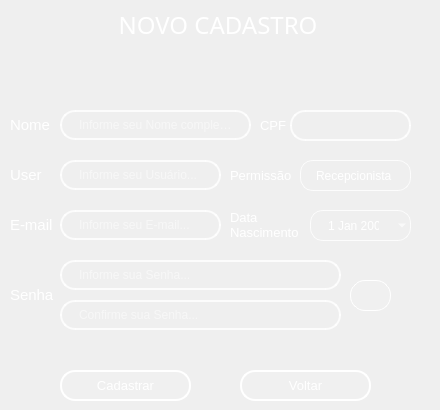
    <widget class="QWidget" name="page_3">
     <widget class="QLineEdit" name="lineEdit_email">
      <property name="geometry">
       <rect>
        <x>60</x>
        <y>210</y>
        <width>161</width>
        <height>30</height>
       </rect>
      </property>
      <property name="font">
       <font>
        <family>MS Shell Dlg 2</family>
        <italic>false</italic>
       </font>
      </property>
      <property name="styleSheet">
       <string notr="true">QLineEdit {
    /* Borda e fundo */
    border: 2px solid rgba(255, 255, 255, 200);
    border-radius: 15px;
    background-color: rgba(0, 0, 0, 0); /* Totalmente transparente */
    
    /* Espaçamento interno */
    padding: 5px 15px;
    
    /* Cor do texto */
    color: white;
    
    /* Melhora a renderização */
    background-clip: padding-box;
}

/* Efeito ao focar */
QLineEdit:focus {
    border: 2px solid rgba(255, 255, 255, 255);
    background-color: rgba(255, 255, 255, 36);
}</string>
      </property>
      <property name="placeholderText">
       <string>Informe seu E-mail...</string>
      </property>
     </widget>
     <widget class="QLabel" name="label_name_4">
      <property name="geometry">
       <rect>
        <x>10</x>
        <y>100</y>
        <width>411</width>
        <height>51</height>
       </rect>
      </property>
      <property name="font">
       <font>
        <family>MS Shell Dlg 2</family>
        <pointsize>10</pointsize>
        <weight>50</weight>
        <italic>false</italic>
        <bold>false</bold>
       </font>
      </property>
      <property name="styleSheet">
       <string notr="true">QLabel {
    background: transparent;
    color: white; /* ou o azul da paleta: #339CFF */
    border: 1one;
    padding: 0px;
}
</string>
      </property>
      <property name="text">
       <string>&lt;html&gt;&lt;head/&gt;&lt;body&gt;&lt;p&gt;&lt;span style=&quot; font-size:11pt;&quot;&gt;Nome&lt;/span&gt;&lt;/p&gt;&lt;/body&gt;&lt;/html&gt;</string>
      </property>
     </widget>
     <widget class="QLineEdit" name="lineEdit_name">
      <property name="geometry">
       <rect>
        <x>60</x>
        <y>110</y>
        <width>191</width>
        <height>30</height>
       </rect>
      </property>
      <property name="font">
       <font>
        <family>MS Shell Dlg 2</family>
        <italic>false</italic>
       </font>
      </property>
      <property name="styleSheet">
       <string notr="true">QLineEdit {
    /* Borda e fundo */
    border: 2px solid rgba(255, 255, 255, 200);
    border-radius: 15px;
    background-color: rgba(0, 0, 0, 0); /* Totalmente transparente */
    
    /* Espaçamento interno */
    padding: 5px 15px;
    
    /* Cor do texto */
    color: white;
    
    /* Melhora a renderização */
    background-clip: padding-box;
}

/* Efeito ao focar */
QLineEdit:focus {
    border: 2px solid rgba(255, 255, 255, 255);
    background-color: rgba(255, 255, 255, 36);
}</string>
      </property>
      <property name="placeholderText">
       <string>Informe seu Nome completo...</string>
      </property>
     </widget>
     <widget class="QLabel" name="label_user_6">
      <property name="geometry">
       <rect>
        <x>10</x>
        <y>150</y>
        <width>411</width>
        <height>51</height>
       </rect>
      </property>
      <property name="font">
       <font>
        <family>MS Shell Dlg 2</family>
        <pointsize>10</pointsize>
       </font>
      </property>
      <property name="styleSheet">
       <string notr="true">QLabel {
    background: transparent;
    color: white; /* ou o azul da paleta: #339CFF */
    border: 1one;
    padding: 0px;
}
</string>
      </property>
      <property name="text">
       <string>&lt;html&gt;&lt;head/&gt;&lt;body&gt;&lt;p&gt;&lt;span style=&quot; font-size:11pt;&quot;&gt;User  &lt;/span&gt;&lt;/p&gt;&lt;/body&gt;&lt;/html&gt;</string>
      </property>
     </widget>
     <widget class="QLineEdit" name="lineEdit_user">
      <property name="geometry">
       <rect>
        <x>60</x>
        <y>160</y>
        <width>161</width>
        <height>30</height>
       </rect>
      </property>
      <property name="font">
       <font>
        <family>MS Shell Dlg 2</family>
        <italic>false</italic>
       </font>
      </property>
      <property name="styleSheet">
       <string notr="true">QLineEdit {
    /* Borda e fundo */
    border: 2px solid rgba(255, 255, 255, 200);
    border-radius: 15px;
    background-color: rgba(0, 0, 0, 0); /* Totalmente transparente */
    
    /* Espaçamento interno */
    padding: 5px 15px;
    
    /* Cor do texto */
    color: white;
    
    /* Melhora a renderização */
    background-clip: padding-box;
}

/* Efeito ao focar */
QLineEdit:focus {
    border: 2px solid rgba(255, 255, 255, 255);
    background-color: rgba(255, 255, 255, 36);
}</string>
      </property>
      <property name="placeholderText">
       <string>Informe seu Usuário...</string>
      </property>
     </widget>
     <widget class="QLabel" name="label_2">
      <property name="geometry">
       <rect>
        <x>230</x>
        <y>150</y>
        <width>71</width>
        <height>51</height>
       </rect>
      </property>
      <property name="font">
       <font>
        <family>MS Shell Dlg 2</family>
        <pointsize>10</pointsize>
       </font>
      </property>
      <property name="styleSheet">
       <string notr="true">QLabel {
    background-color: transparent;
    border: 1one;
    color: black; /* ou qualquer cor de texto */
}</string>
      </property>
      <property name="text">
       <string>&lt;html&gt;&lt;head/&gt;&lt;body&gt;&lt;p&gt;&lt;span style=&quot; color:#ffffff;&quot;&gt;Permissão&lt;/span&gt;&lt;/p&gt;&lt;/body&gt;&lt;/html&gt;</string>
      </property>
     </widget>
     <widget class="QComboBox" name="comboBox">
      <property name="geometry">
       <rect>
        <x>300</x>
        <y>160</y>
        <width>111</width>
        <height>31</height>
       </rect>
      </property>
      <property name="font">
       <font>
        <pointsize>-1</pointsize>
       </font>
      </property>
      <property name="styleSheet">
       <string notr="true">QComboBox {
    border: 1px solid rgba(255, 255, 255, 200);  /* Borda visível */
    border-radius: 13px;
    background-color: transparent;              /* Totalmente transparente */
    padding: 5px 15px;
    color: white;
    font-size: 12px;
    background-clip: padding-box;
}

QComboBox:focus {
    border: 1px solid rgba(255, 255, 255, 255);  /* Borda mais forte no foco */
    background-color: rgba(255, 255, 255, 36);   /* Leve destaque no foco */
}

/* Remove o botão e a seta */
QComboBox::drop-down {
    border: 1one;
    background: transparent;
    width: 0px;  /* Esconde o espaço reservado pra seta */
}

QComboBox::down-arrow {
    width: 0;
    height: 0;
    border: 1one;
}

/* Dropdown com estilo flat e legível */
QComboBox QAbstractItemView {
    background-color: #2A2A2A;              /* Fundo da lista */
    color: white;                           /* Texto das opções */
    border: 1px solid rgba(255, 255, 255, 50);
    border-radius: 8px;
    selection-background-color: #339CFF;    /* Azul no hover/seleção */
    selection-color: black;
}
</string>
      </property>
      <item>
       <property name="text">
        <string>Recepcionista</string>
       </property>
      </item>
      <item>
       <property name="text">
        <string>Gerente</string>
       </property>
      </item>
      <item>
       <property name="text">
        <string>Administrador</string>
       </property>
      </item>
     </widget>
     <widget class="QLabel" name="label_passwrd_6">
      <property name="geometry">
       <rect>
        <x>10</x>
        <y>250</y>
        <width>411</width>
        <height>91</height>
       </rect>
      </property>
      <property name="font">
       <font>
        <family>MS Shell Dlg 2</family>
        <pointsize>10</pointsize>
        <weight>50</weight>
        <italic>false</italic>
        <bold>false</bold>
       </font>
      </property>
      <property name="styleSheet">
       <string notr="true">QLabel {
    background: transparent;
    color: white; /* ou o azul da paleta: #339CFF */
    border: 1one;
    padding: 0px;
}
</string>
      </property>
      <property name="text">
       <string>&lt;html&gt;&lt;head/&gt;&lt;body&gt;&lt;p&gt;&lt;span style=&quot; font-size:11pt;&quot;&gt;Senha&lt;/span&gt;&lt;/p&gt;&lt;/body&gt;&lt;/html&gt;</string>
      </property>
     </widget>
     <widget class="QLineEdit" name="lineEdit_passwrd">
      <property name="geometry">
       <rect>
        <x>60</x>
        <y>260</y>
        <width>281</width>
        <height>30</height>
       </rect>
      </property>
      <property name="font">
       <font>
        <family>MS Shell Dlg 2</family>
        <italic>false</italic>
       </font>
      </property>
      <property name="styleSheet">
       <string notr="true">QLineEdit {
    /* Borda e fundo */
    border: 2px solid rgba(255, 255, 255, 200);
    border-radius: 15px;
    background-color: rgba(0, 0, 0, 0); /* Totalmente transparente */
    
    /* Espaçamento interno */
    padding: 5px 15px;
    
    /* Cor do texto */
    color: white;
    
    /* Melhora a renderização */
    background-clip: padding-box;
}

/* Efeito ao focar */
QLineEdit:focus {
    border: 2px solid rgba(255, 255, 255, 255);
    background-color: rgba(255, 255, 255, 36);
}</string>
      </property>
      <property name="placeholderText">
       <string>Informe sua Senha...</string>
      </property>
     </widget>
     <widget class="QLabel" name="label_email_4">
      <property name="geometry">
       <rect>
        <x>10</x>
        <y>200</y>
        <width>411</width>
        <height>51</height>
       </rect>
      </property>
      <property name="font">
       <font>
        <family>MS Shell Dlg 2</family>
        <pointsize>10</pointsize>
        <weight>50</weight>
        <italic>false</italic>
        <bold>false</bold>
       </font>
      </property>
      <property name="styleSheet">
       <string notr="true">QLabel {
    background: transparent;
    color: white; /* ou o azul da paleta: #339CFF */
    border: 1one;
    padding: 0px;
}
</string>
      </property>
      <property name="text">
       <string>&lt;html&gt;&lt;head/&gt;&lt;body&gt;&lt;p&gt;&lt;span style=&quot; font-size:11pt;&quot;&gt;E-mail&lt;/span&gt;&lt;/p&gt;&lt;/body&gt;&lt;/html&gt;</string>
      </property>
     </widget>
     <widget class="QLineEdit" name="lineEdit_passwrd_2">
      <property name="geometry">
       <rect>
        <x>60</x>
        <y>300</y>
        <width>281</width>
        <height>30</height>
       </rect>
      </property>
      <property name="font">
       <font>
        <family>MS Shell Dlg 2</family>
        <italic>false</italic>
       </font>
      </property>
      <property name="styleSheet">
       <string notr="true">QLineEdit {
    /* Borda e fundo */
    border: 2px solid rgba(255, 255, 255, 200);
    border-radius: 15px;
    background-color: rgba(0, 0, 0, 0); /* Totalmente transparente */
    
    /* Espaçamento interno */
    padding: 5px 15px;
    
    /* Cor do texto */
    color: white;
    
    /* Melhora a renderização */
    background-clip: padding-box;
}

/* Efeito ao focar */
QLineEdit:focus {
    border: 2px solid rgba(255, 255, 255, 255);
    background-color: rgba(255, 255, 255, 36);
}</string>
      </property>
      <property name="placeholderText">
       <string>Confirme sua Senha...</string>
      </property>
     </widget>
     <widget class="QPushButton" name="bttn_register">
      <property name="geometry">
       <rect>
        <x>60</x>
        <y>370</y>
        <width>131</width>
        <height>31</height>
       </rect>
      </property>
      <property name="font">
       <font>
        <family>MS Shell Dlg 2</family>
        <pointsize>10</pointsize>
        <weight>50</weight>
        <italic>false</italic>
        <bold>false</bold>
       </font>
      </property>
      <property name="styleSheet">
       <string notr="true">QPushButton {
    background-color: rgba(255, 255, 255, 0.5);
    border: 5px solid rgba(255, 255, 255, 0.3); /* Borda branca translúcida */
    color: #333333; /* Texto totalmente opaco */
}

QPushButton:hover {
    background-color: rgba(207, 216, 220, 100);
    border-color:rgba(255, 255, 255,255);
    
}

QPushButton:pressed {
    background-color: #A0B2C8; /* Azul acinzentado */
border-color: #003366; /* Azul escuro */
color: #003366;
}
 QPushButton{border: 2px solid rgba(255, 255, 255, 200);
    border-radius: 15px;
    background-color: rgba(0, 0, 0, 0); /* Totalmente transparente */
    
    /* Espaçamento interno */
    padding: 5px 15px;
    
    /* Cor do texto */
    color: white;
    
    /* Melhora a renderização */
    background-clip: padding-box;
}

/* Efeito ao focar */
QPushButton {
    border: 2px solid rgba(255, 255, 255, 255);
    background-color: rgba(255, 255, 255, 20);
}</string>
      </property>
      <property name="text">
       <string>Cadastrar</string>
      </property>
     </widget>
     <widget class="QPushButton" name="bttn_alterindex">
      <property name="geometry">
       <rect>
        <x>240</x>
        <y>370</y>
        <width>131</width>
        <height>31</height>
       </rect>
      </property>
      <property name="font">
       <font>
        <family>MS Shell Dlg 2</family>
        <pointsize>10</pointsize>
        <weight>50</weight>
        <italic>false</italic>
        <bold>false</bold>
       </font>
      </property>
      <property name="styleSheet">
       <string notr="true">QPushButton {
    background-color: rgba(255, 255, 255, 0.5);
    border: 5px solid rgba(255, 255, 255, 0.3); /* Borda branca translúcida */
    color: #333333; /* Texto totalmente opaco */
}

QPushButton:hover {
    background-color: rgba(207, 216, 220, 100);
    border-color:rgba(255, 255, 255,255);
    
}

QPushButton:pressed {
    background-color: #A0B2C8; /* Azul acinzentado */
border-color: #003366; /* Azul escuro */
color: #003366;
}
 QPushButton{border: 2px solid rgba(255, 255, 255, 200);
    border-radius: 15px;
    background-color: rgba(0, 0, 0, 0); /* Totalmente transparente */
    
    /* Espaçamento interno */
    padding: 5px 15px;
    
    /* Cor do texto */
    color: white;
    
    /* Melhora a renderização */
    background-clip: padding-box;
}

/* Efeito ao focar */
QPushButton {
    border: 2px solid rgba(255, 255, 255, 255);
    background-color: rgba(255, 255, 255, 20);
}</string>
      </property>
      <property name="text">
       <string>Voltar</string>
      </property>
     </widget>
     <widget class="QPushButton" name="bttn_passwrdview_2">
      <property name="geometry">
       <rect>
        <x>350</x>
        <y>280</y>
        <width>41</width>
        <height>31</height>
       </rect>
      </property>
      <property name="styleSheet">
       <string notr="true">QPushButton {
    background-color: rgba(255, 255, 255, 0.5);
    border: 1px solid rgba(255, 255, 255, 0.3); /* Borda branca translúcida */
    color: #333333; /* Texto totalmente opaco */
}

QPushButton:hover {
     background-color: #CFD8DC;
    border-color: rgba(255, 255, 255,255); 
}

QPushButton:pressed {
    background-color: #A0B2C8; /* Azul acinzentado */
border-color: #003366; /* Azul escuro */
}
 QPushButton{border: 1px solid rgba(255, 255, 255, 200);
    border-radius: 15px;
    background-color: rgba(0, 0, 0, 0); /* Totalmente transparente */
    
    /* Espaçamento interno */
    padding: 5px 15px;
    
    /* Cor do texto */
    color: white;
    
    /* Melhora a renderização */
    background-clip: padding-box;
}

/* Efeito ao focar */
QPushButton {
    border: 1px solid rgba(255, 255, 255, 255);
    background-color: rgba(255, 255, 255, 20);
}</string>
      </property>
      <property name="text">
       <string/>
      </property>
      <property name="icon">
       <iconset>
        <normaloff>../../Downloads/visibility_24dp_E3E3E3_FILL0_wght400_GRAD0_opsz24.png</normaloff>../../Downloads/visibility_24dp_E3E3E3_FILL0_wght400_GRAD0_opsz24.png</iconset>
      </property>
      <property name="iconSize">
       <size>
        <width>24</width>
        <height>24</height>
       </size>
      </property>
     </widget>
     <widget class="QLabel" name="label_6">
      <property name="geometry">
       <rect>
        <x>0</x>
        <y>0</y>
        <width>431</width>
        <height>51</height>
       </rect>
      </property>
      <property name="font">
       <font>
        <family>Montserrat Medium</family>
        <pointsize>14</pointsize>
        <italic>false</italic>
       </font>
      </property>
      <property name="styleSheet">
       <string notr="true">QLabel {
	background-color: qlineargradient(spread:pad, x1:0, y1:0, x1:0, y1:1, 
                                 stop:0 rgba(0, 50, 150, 255), 
                                 stop:1 rgba(51, 156, 255, 255));
    border: 1one;                         /* Remove borda padrão */
    
    /* Arredonda apenas os cantos superiores */
    border-top-left-radius: 15px;
    border-top-right-radius: 15px;
    border-bottom-left-radius: 0px;
    border-bottom-right-radius: 0px;
    
    padding: 8px;                         /* Espaçamento interno */
}</string>
      </property>
      <property name="text">
       <string>&lt;html&gt;&lt;head/&gt;&lt;body&gt;&lt;p align=&quot;center&quot;&gt;&lt;span style=&quot; font-size:18pt; color:#ffffff;&quot;&gt;NOVO CADASTRO&lt;/span&gt;&lt;/p&gt;&lt;/body&gt;&lt;/html&gt;</string>
      </property>
     </widget>
     <widget class="QLineEdit" name="lineEdit_2">
      <property name="geometry">
       <rect>
        <x>290</x>
        <y>110</y>
        <width>121</width>
        <height>31</height>
       </rect>
      </property>
      <property name="styleSheet">
       <string notr="true">QLineEdit {
    /* Borda e fundo */
    border: 2px solid rgba(255, 255, 255, 200);
    border-radius: 15px;
    background-color: rgba(0, 0, 0, 0); /* Totalmente transparente */
    
    /* Espaçamento interno */
    padding: 5px 15px;
    
    /* Cor do texto */
    color: white;
    
    /* Melhora a renderização */
    background-clip: padding-box;
}

/* Efeito ao focar */
QLineEdit:focus {
    border: 2px solid rgba(255, 255, 255, 255);
    background-color: rgba(255, 255, 255, 36);
}</string>
      </property>
     </widget>
     <widget class="QDateEdit" name="dateEdit_2">
      <property name="geometry">
       <rect>
        <x>310</x>
        <y>210</y>
        <width>101</width>
        <height>31</height>
       </rect>
      </property>
      <property name="styleSheet">
       <string notr="true">/* Estilo do QDateEdit */
QDateEdit {
    border: 1px solid rgba(255, 255, 255, 200);
    border-radius: 13px;
    background-color: transparent;
    padding: 5px 15px;
    color: white;
    font-size: 12px;
}

/* Remove setas laterais */
QDateEdit::up-button, QDateEdit::down-button {
    width: 0;
    height: 0;
}

/* Calendário SEM BORDAS */
QCalendarWidget {
    background-color: #2A2A2A;
    border: 1px;
    color: white;
}

/* Cabeçalho (mês/ano) */
QCalendarWidget QToolButton {
    color: white;
    background: transparent;
    border: 1px;
    padding: 4px;
}

/* Dias da semana (header) */
QCalendarWidget QWidget#qt_calendar_navigationbar {
    color: white;
    background-color: transparent;
}

/* Efeito hover/press */
QCalendarWidget QToolButton:hover,
QCalendarWidget QToolButton:pressed {
    background-color: rgb(51, 156, 255);
    color: white;
    border-radius: 4px;
}

/* Células de data */
QCalendarWidget QAbstractItemView {
    border: 1px;
    color: white;
    selection-background-color: rgb(51, 156, 255);
    selection-color: white;
}

/* Menu de mês/ano */
QCalendarWidget QMenu {
    background-color: #2A2A2A;
    color: white;
    border: 1px;
}

QCalendarWidget QMenu::item:selected {
    background-color: rgb(51, 156, 255);
    color: white;
}</string>
      </property>
      <property name="calendarPopup">
       <bool>true</bool>
      </property>
     </widget>
     <widget class="QLabel" name="label_12">
      <property name="geometry">
       <rect>
        <x>230</x>
        <y>205</y>
        <width>71</width>
        <height>41</height>
       </rect>
      </property>
      <property name="font">
       <font>
        <family>MS Shell Dlg 2</family>
        <pointsize>10</pointsize>
        <italic>false</italic>
       </font>
      </property>
      <property name="styleSheet">
       <string notr="true">QLabel {
    background-color: transparent;
    border: 1one;
    color: black; /* ou qualquer cor de texto */
}</string>
      </property>
      <property name="text">
       <string>&lt;html&gt;&lt;head/&gt;&lt;body&gt;&lt;p&gt;&lt;span style=&quot; color:#ffffff;&quot;&gt;Data Nascimento&lt;/span&gt;&lt;/p&gt;&lt;/body&gt;&lt;/html&gt;</string>
      </property>
      <property name="wordWrap">
       <bool>true</bool>
      </property>
     </widget>
     <widget class="QLabel" name="label_13">
      <property name="geometry">
       <rect>
        <x>260</x>
        <y>100</y>
        <width>41</width>
        <height>51</height>
       </rect>
      </property>
      <property name="font">
       <font>
        <pointsize>10</pointsize>
       </font>
      </property>
      <property name="styleSheet">
       <string notr="true">QLabel {
    background-color: transparent;
    border: 1one;
    color: black; /* ou qualquer cor de texto */
}</string>
      </property>
      <property name="text">
       <string>&lt;html&gt;&lt;head/&gt;&lt;body&gt;&lt;p&gt;&lt;span style=&quot; color:#ffffff;&quot;&gt;CPF&lt;/span&gt;&lt;/p&gt;&lt;/body&gt;&lt;/html&gt;</string>
      </property>
     </widget>
     <zorder>label_user_6</zorder>
     <zorder>label_2</zorder>
     <zorder>label_email_4</zorder>
     <zorder>label_name_4</zorder>
     <zorder>lineEdit_name</zorder>
     <zorder>lineEdit_user</zorder>
     <zorder>comboBox</zorder>
     <zorder>label_passwrd_6</zorder>
     <zorder>lineEdit_passwrd</zorder>
     <zorder>lineEdit_email</zorder>
     <zorder>lineEdit_passwrd_2</zorder>
     <zorder>bttn_register</zorder>
     <zorder>bttn_alterindex</zorder>
     <zorder>bttn_passwrdview_2</zorder>
     <zorder>label_6</zorder>
     <zorder>lineEdit_2</zorder>
     <zorder>dateEdit_2</zorder>
     <zorder>label_12</zorder>
     <zorder>label_13</zorder>
    </widget>
